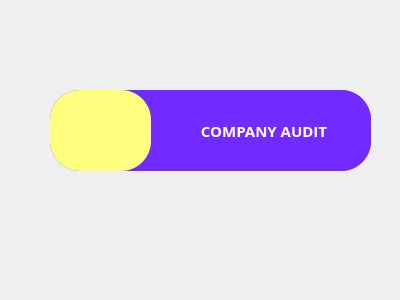
<?xml version="1.0" encoding="UTF-8"?>
<ui version="4.0">
 <class>Form</class>
 <widget class="QWidget" name="Form">
  <property name="geometry">
   <rect>
    <x>0</x>
    <y>0</y>
    <width>400</width>
    <height>300</height>
   </rect>
  </property>
  <property name="windowTitle">
   <string>Form</string>
  </property>
  <widget class="QWidget" name="ButtonPanel" native="true">
   <property name="geometry">
    <rect>
     <x>50</x>
     <y>90</y>
     <width>321</width>
     <height>81</height>
    </rect>
   </property>
   <property name="styleSheet">
    <string notr="true">border-radius:30;
background-color: rgb(113, 42, 255);</string>
   </property>
   <layout class="QGridLayout" name="gridLayout">
    <property name="leftMargin">
     <number>0</number>
    </property>
    <property name="topMargin">
     <number>0</number>
    </property>
    <property name="rightMargin">
     <number>0</number>
    </property>
    <property name="bottomMargin">
     <number>0</number>
    </property>
    <item row="0" column="0">
     <widget class="QLabel" name="Icon">
      <property name="sizePolicy">
       <sizepolicy hsizetype="Preferred" vsizetype="Expanding">
        <horstretch>0</horstretch>
        <verstretch>0</verstretch>
       </sizepolicy>
      </property>
      <property name="maximumSize">
       <size>
        <width>101</width>
        <height>16777215</height>
       </size>
      </property>
      <property name="styleSheet">
       <string notr="true">background-color: rgb(255, 255, 127);</string>
      </property>
      <property name="text">
       <string/>
      </property>
      <property name="pixmap">
       <pixmap>../Icon/company.png</pixmap>
      </property>
      <property name="alignment">
       <set>Qt::AlignCenter</set>
      </property>
     </widget>
    </item>
    <item row="0" column="1">
     <widget class="QPushButton" name="Button">
      <property name="sizePolicy">
       <sizepolicy hsizetype="Minimum" vsizetype="Expanding">
        <horstretch>0</horstretch>
        <verstretch>0</verstretch>
       </sizepolicy>
      </property>
      <property name="font">
       <font>
        <family>Open Sans</family>
        <pointsize>11</pointsize>
        <weight>75</weight>
        <bold>true</bold>
        <stylestrategy>PreferAntialias</stylestrategy>
       </font>
      </property>
      <property name="styleSheet">
       <string notr="true">color: rgb(255, 255, 255);</string>
      </property>
      <property name="text">
       <string>COMPANY AUDIT</string>
      </property>
      <property name="flat">
       <bool>true</bool>
      </property>
     </widget>
    </item>
   </layout>
  </widget>
 </widget>
 <resources/>
 <connections/>
</ui>
